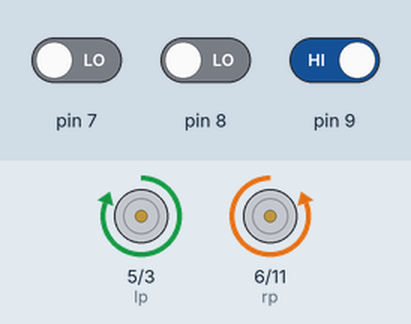
Recording of a sketch running on a simulated Arduino Uno, built with avr-gcc and run on an emulated ATmega328P. On the bench: motor-driver pin pairs drawn as motors (green arrow = first pin HIGH = forward, orange = second pin HIGH = backward, longer = more drive). The test bench sets the inputs (shaded band); at power-on: pin 7 LOW, pin 8 LOW, pin 9 HIGH.

Above: at 2.0 s.
2.1 s: pin 7 driven HIGH
At 3.3 s:
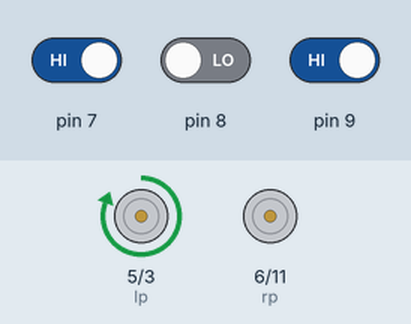
3.9 s: pin 8 driven HIGH
At 4.4 s:
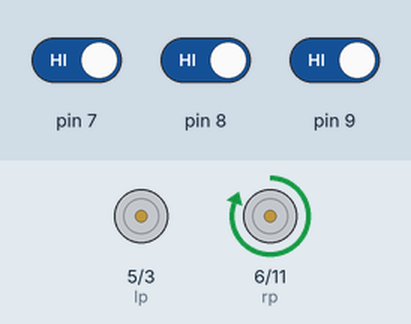
5.4 s: pin 9 driven LOW
At 6.6 s:
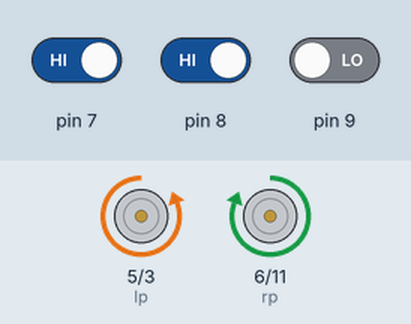
6.9 s: pin 9 driven HIGH
At 8.1 s:
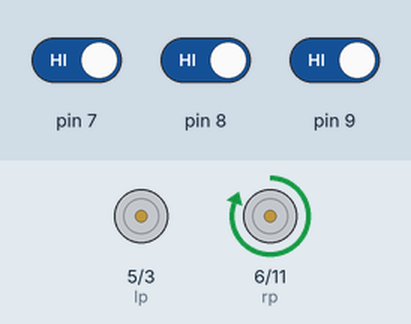
8.7 s: pin 7 driven LOW
At 9.3 s:
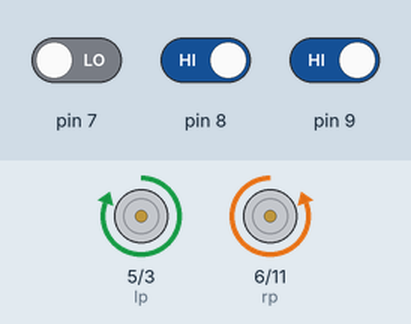
10.2 s: pin 8 driven LOW and pin 9 driven LOW
At 11.8 s:
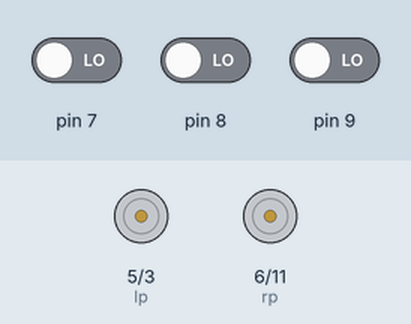
Timing chart, 0 to 13.0 s (numbered marks = the images above; inputs shaded):
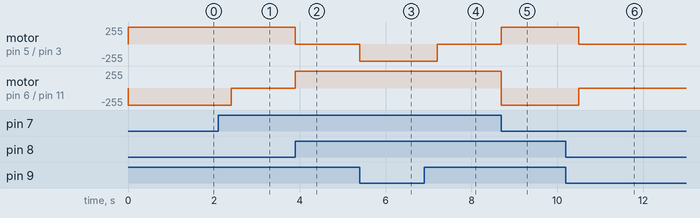

Measured:
- after the input at 2.1 s, motor on pin 6 (rp) / pin 11 (rn): backward 255/255 → stopped after 0.30 s
- after the input at 3.9 s, motor on pin 5 (lp) / pin 3 (ln): forward 255/255 → stopped at once; motor on pin 6 (rp) / pin 11 (rn): stopped → forward 255/255 at once
- after the input at 5.4 s, motor on pin 5 (lp) / pin 3 (ln): stopped → backward 255/255 at once
- after the input at 6.9 s, motor on pin 5 (lp) / pin 3 (ln): backward 255/255 → stopped after 0.30 s
- after the input at 8.7 s, motor on pin 5 (lp) / pin 3 (ln): stopped → forward 255/255 at once; motor on pin 6 (rp) / pin 11 (rn): forward 255/255 → backward 255/255 at once
- after the input at 10.2 s, motor on pin 5 (lp) / pin 3 (ln): forward 255/255 → stopped after 0.30 s; motor on pin 6 (rp) / pin 11 (rn): backward 255/255 → stopped after 0.30 s

The sketch:

NukeLF.ino
```cpp
int lp=5;
int ln=3;
int rp=6;
int rn=11;
int ir;
int irl;
int irr;
int h=HIGH;
int l=LOW;
void setup()
{
 pinMode(lp, OUTPUT);
 pinMode(ln, OUTPUT);
 pinMode(rp, OUTPUT);
 pinMode(rn, OUTPUT);
 pinMode(8, INPUT);
 pinMode(9, INPUT);
 pinMode(7, INPUT);
}

void loop()
{
  ir=digitalRead(8);
 irl=digitalRead(9);
 irr=digitalRead(7);

 if(irl==l && ir==l && irr==l)
   {
    stp();
   }
 else if(irl==l && ir==h && irr==l)
    {
      right(); delay(600);
    }
 else if(irl==h && ir==l && irr==l)
   {
    right(); delay(600);
   }
 else if(irl==l && ir==l && irr==h)
    {
      left(); delay(600);
    }
 else if(irl==h && ir==l && irr==h)
    {
      stopright();
    }
 else if(irl==l && ir==h && irr==h)
    {
      left(); delay(600);
    }
 else if(irl==h && ir==h && irr==l)
    {
      right(); delay(600);
    }
 else if(irl==h && ir==h && irr==h)
    {
      stopleft();
    }
}

void forward()
{
 analogWrite(lp,255);
 analogWrite(ln,0);
 analogWrite(rp,255);
 analogWrite(rn,0);
}

void rev()
{
 analogWrite(lp,0);
 analogWrite(ln,255);
 analogWrite(rp,0);
 analogWrite(rn,255);


}
void left()
{
 analogWrite(lp,0);
 analogWrite(ln,255);
 analogWrite(rp,255);
 analogWrite(rn,0);
}
void right()
{
 analogWrite(lp,255);
 analogWrite(ln,0);
 analogWrite(rp,0);
 analogWrite(rn,255);
}

void stp()
{
  analogWrite(lp,0);
  analogWrite(ln,0);
  analogWrite(rp,0);
  analogWrite(rn,0);
}


void stopright()
{
  analogWrite(lp,255);
  analogWrite(ln,0);
  analogWrite(rp,0);
  analogWrite(rn,0);
}

void stopleft()
{
  analogWrite(lp,0);
  analogWrite(ln,0);
  analogWrite(rp,255);
  analogWrite(rn,0);
}
```
